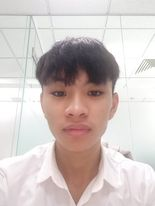
#> input picture image/anh.jpg, 155 x 206 px
$ python canbang.py
#> lines starting #> are read from the running program, lines starting #| are printed output that depends on the picture
#> further down, original_image is the input picture: PIL image 155x206 RGB; mean R, G, B 208, 197.1, 194.4
from PIL import Image
import numpy as np

def adjust_gamma(image, gamma_r, gamma_g, gamma_b):
    # Chuyển đổi ảnh thành mảng numpy
#> called with gamma_r = 1.2, gamma_g = 0.8, gamma_b = 0.9
    np_image = np.array(image)

    # Tách các kênh màu
    red_channel, green_channel, blue_channel = np_image[:, :, 0], np_image[:, :, 1], np_image[:, :, 2]
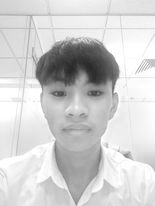
#> red_channel: shape (206, 155); min 40, max 255, mean 208
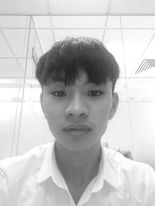
#> green_channel: shape (206, 155); min 35, max 255, mean 197.1

    # Áp dụng chỉ số gamma cho từng kênh màu
    adjusted_red = np.power(red_channel / 255.0, gamma_r) * 255.0
    adjusted_green = np.power(green_channel / 255.0, gamma_g) * 255.0
    adjusted_blue = np.power(blue_channel / 255.0, gamma_b) * 255.0

    # Ghép các kênh màu đã điều chỉnh lại thành ảnh mới
    adjusted_image = np.stack((adjusted_red, adjusted_green, adjusted_blue), axis=2).astype(np.uint8)

    # Chuyển đổi mảng numpy thành đối tượng Image
    adjusted_image = Image.fromarray(adjusted_image)

    return adjusted_image

# Đường dẫn đến ảnh cần điều chỉnh gamma
image_path = "image/anh.jpg"

# Đọc ảnh gốc
original_image = Image.open(image_path)

# Điều chỉnh gamma theo từng kênh màu (gamma_r, gamma_g, gamma_b)
gamma_adjusted_image = adjust_gamma(original_image, 1.2, 0.8, 0.9)

# Hiển thị ảnh gốc và ảnh đã điều chỉnh gamma
original_image.show()
gamma_adjusted_image.show()
